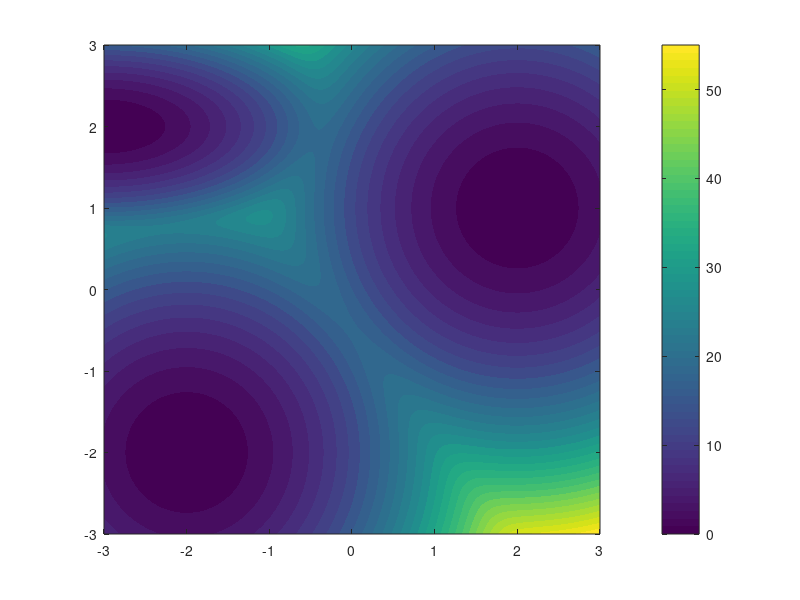

MATLAB code for this plot:

kT = 0.5981;
beta = 1./kT;
barrier_height = 2;

gamma=0.01;
U = @(x,y) 5-barrier_height*log( (exp(-(x+2).^2 - (y+2).^2)./gamma ) + ...
    (exp(-(x-2).^2 - (y-1).^2)./gamma ) + ...
    (exp(-(x+3).^2 - 5*(y-2).^2)./gamma ) );

X_lower_boundary =  -3.0;
X_upper_boundary =   3.0;

Y_lower_boundary =  -3.0;
Y_upper_boundary =   3.0;

x = linspace(X_lower_boundary,X_upper_boundary,10^3);
y = linspace(Y_lower_boundary,Y_upper_boundary,10^3);

[X,Y] = meshgrid(x,y);

Z = beta.*U(X,Y);
Z = Z - abs(min(Z(:)));
Z = Z - min(Z(:));

figure()
contourf(X,Y,Z,30,'LineStyle', 'none')
colorbar

% figure()
% surf(X,Y,Z,'LineStyle', 'none')
% colorbar

